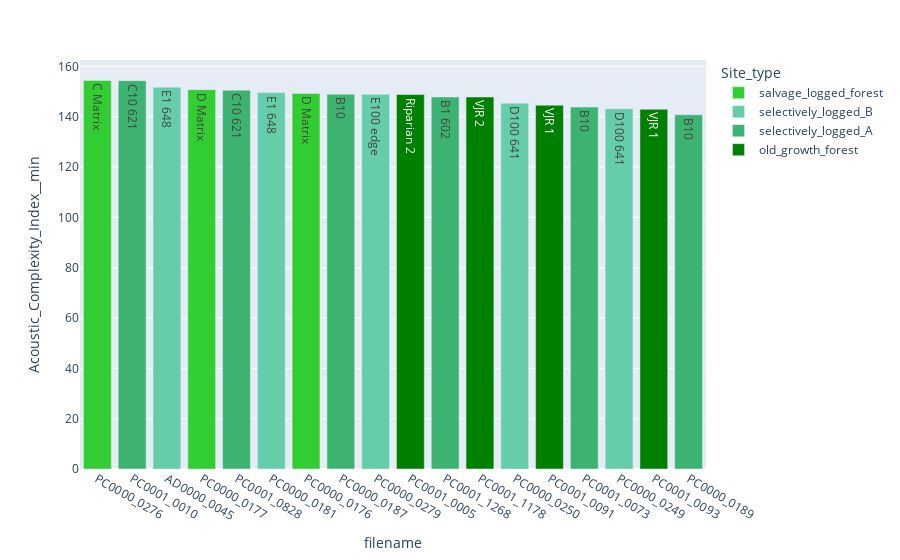

Write notebook code for a chart like this one.
### Code cell
fig = px.bar(dfmerged, 
             x = 'filename',
             y = 'Acoustic_Complexity_Index__min', 
             color = 'Site_type', 
             color_discrete_map = color_discrete_map,
             text = "Site"
            )
fig.update_layout(xaxis = {'categoryorder':'total descending'})

fig.show()

### Figure 1 — Plotly figure (JSON) as saved in the notebook; plotly's stock layout.template omitted (floating-point values rounded to 4 significant figures)
{"data": [{"alignmentgroup": "True", "hovertemplate": "Site_type=salvage_logged_forest<br>filename=%{x}<br>Acoustic_Complexity_Index__min=%{y}<br>Site=%{text}<extra></extra>", "legendgroup": "salvage_logged_forest", "marker": {"color": "LimeGreen"}, "name": "salvage_logged_forest", "offsetgroup": "salvage_logged_forest", "orientation": "v", "showlegend": true, "text": ["D Matrix", "D Matrix", "C Matrix"], "textposition": "auto", "type": "bar", "x": ["PC0000_0176", "PC0000_0177", "PC0000_0276"], "xaxis": "x", "y": [149.2, 150.7, 154.4], "yaxis": "y"}, {"alignmentgroup": "True", "hovertemplate": "Site_type=selectively_logged_B<br>filename=%{x}<br>Acoustic_Complexity_Index__min=%{y}<br>Site=%{text}<extra></extra>", "legendgroup": "selectively_logged_B", "marker": {"color": "MediumAquaMarine"}, "name": "selectively_logged_B", "offsetgroup": "selectively_logged_B", "orientation": "v", "showlegend": true, "text": ["E1 648", "D100 641", "D100 641", "E100 edge", "E1 648"], "textposition": "auto", "type": "bar", "x": ["PC0000_0181", "PC0000_0249", "PC0000_0250", "PC0000_0279", "AD0000_0045"], "xaxis": "x", "y": [149.6, 143.1, 145.3, 148.9, 151.7], "yaxis": "y"}, {"alignmentgroup": "True", "hovertemplate": "Site_type=selectively_logged_A<br>filename=%{x}<br>Acoustic_Complexity_Index__min=%{y}<br>Site=%{text}<extra></extra>", "legendgroup": "selectively_logged_A", "marker": {"color": "MediumSeaGreen"}, "name": "selectively_logged_A", "offsetgroup": "selectively_logged_A", "orientation": "v", "showlegend": true, "text": ["B10", "B10", "C10 621", "B10", "C10 621", "B1 602"], "textposition": "auto", "type": "bar", "x": ["PC0000_0187", "PC0000_0189", "PC0001_0010", "PC0001_0073", "PC0001_0828", "PC0001_1268"], "xaxis": "x", "y": [148.9, 140.7, 154.3, 143.8, 150.5, 147.8], "yaxis": "y"}, {"alignmentgroup": "True", "hovertemplate": "Site_type=old_growth_forest<br>filename=%{x}<br>Acoustic_Complexity_Index__min=%{y}<br>Site=%{text}<extra></extra>", "legendgroup": "old_growth_forest", "marker": {"color": "green"}, "name": "old_growth_forest", "offsetgroup": "old_growth_forest", "orientation": "v", "showlegend": true, "text": ["Riparian 2", "VJR 1", "VJR 1", "VJR 2"], "textposition": "auto", "type": "bar", "x": ["PC0001_0005", "PC0001_0091", "PC0001_0093", "PC0001_1178"], "xaxis": "x", "y": [148.8, 144.6, 142.9, 147.8], "yaxis": "y"}], "layout": {"autosize": true, "barmode": "relative", "legend": {"title": {"text": "Site_type"}, "tracegroupgap": 0}, "margin": {"t": 60}, "xaxis": {"anchor": "y", "autorange": true, "categoryorder": "total descending", "domain": [0, 1], "range": [-0.5, 17.5], "title": {"text": "filename"}, "type": "category"}, "yaxis": {"anchor": "x", "autorange": true, "domain": [0, 1], "range": [0, 162.5], "title": {"text": "Acoustic_Complexity_Index__min"}, "type": "linear"}}}
